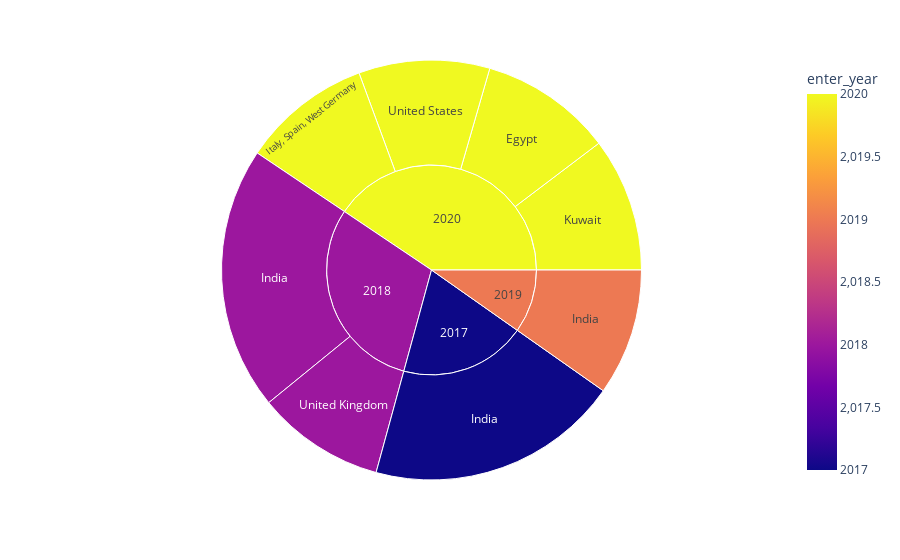

Source (notebook cell):
### Code cell
df_by_rating=df.sort_values(by='rating', ascending=False)
import plotly.express as px
top_rated=df_by_rating.head(10)
fig =px.sunburst(
    top_rated,
    path=['enter_year','country'],
    values='rating',
    color='enter_year')
fig.show()

### Figure 1 — Plotly figure (JSON) as saved in the notebook; plotly's stock layout.template omitted (floating-point values rounded to 4 significant figures)
{"data": [{"branchvalues": "total", "customdata": [[2020], [2017.0], [2018], [2019.0], [2020.0], [2020], [2018], [2020], [2017.0], [2018], [2019.0], [2020.0]], "domain": {"x": [0, 1], "y": [0, 1]}, "hovertemplate": "labels=%{label}<br>rating=%{value}<br>parent=%{parent}<br>id=%{id}<br>enter_year=%{color}<extra></extra>", "ids": ["2020/Egypt", "2017/India", "2018/India", "2019/India", "2020/Italy, Spain, West Germany", "2020/Kuwait", "2018/United Kingdom", "2020/United States", "2017", "2018", "2019", "2020"], "labels": ["Egypt", "India", "India", "India", "Italy, Spain, West Germany", "Kuwait", "United Kingdom", "United States", "2017", "2018", "2019", "2020"], "marker": {"coloraxis": "coloraxis", "colors": [2020, 2017.0, 2018, 2019.0, 2020.0, 2020, 2018, 2020, 2017.0, 2018, 2019.0, 2020.0]}, "name": "", "parents": ["2020", "2017", "2018", "2019", "2020", "2020", "2018", "2020", "", "", "", ""], "type": "sunburst", "values": [9, 17.2, 17.9, 8.6, 8.8, 9.1, 8.7, 8.9, 17.2, 26.6, 8.6, 35.8]}], "layout": {"coloraxis": {"colorbar": {"title": {"text": "enter_year"}}, "colorscale": [[0, "#0d0887"], [0.1111, "#46039f"], [0.2222, "#7201a8"], [0.3333, "#9c179e"], [0.4444, "#bd3786"], [0.5556, "#d8576b"], [0.6667, "#ed7953"], [0.7778, "#fb9f3a"], [0.8889, "#fdca26"], [1, "#f0f921"]]}, "legend": {"tracegroupgap": 0}, "margin": {"t": 60}}}
